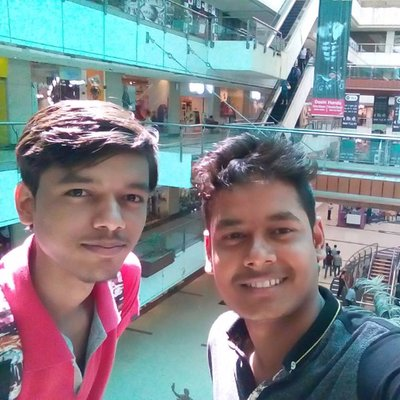
#> input picture myimage.jpg, 400 x 400 px, given in place of the camera
$ python image_filters_opencv.py
#> lines starting #> are read from the running program, lines starting #| are printed output that depends on the picture; after the words box and inside, x2 and y2 are one past the last pixel; in counts of white or black regions, pixels touching at a corner belong together
import cv2
import numpy as np
cap = cv2.VideoCapture(0)
while(1):
    # Take each frame
    _, frame = cap.read()
#> frame is the input picture: shape (400, 400, 3); mean B, G, R 142.2, 136.1, 131.1
    # Convert BGR to HSV
    hsv = cv2.cvtColor(frame, cv2.COLOR_BGR2HSV)
#> hsv: shape (400, 400, 3); mean H, S, V 89.6, 79.1, 159.6
    # define range of blue color in HSV
##    lower_blue = np.array([110,50,50])
##    upper_blue = np.array([130,255,255])
    sensitivity = 60;
    lower_blue = np.array([60 - sensitivity, 100, 50])
    upper_blue = np.array([60 + sensitivity, 255, 255])
    # Threshold the HSV image to get only blue colors
    mask = cv2.inRange(hsv, lower_blue, upper_blue)
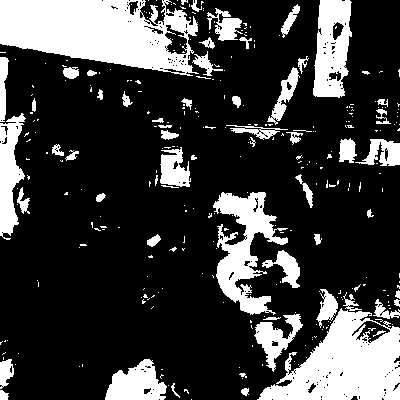
#> mask: shape (400, 400); 23.9% white; 313 white regions (253 under 20 px), largest, box (x1, y1, x2, y2) and area: (0, 0, 199, 76) 10246, (257, 308, 400, 400) 7544, (213, 192, 288, 315) 3977
    # Bitwise-AND mask and original image
    res = cv2.bitwise_and(frame,frame, mask= mask)
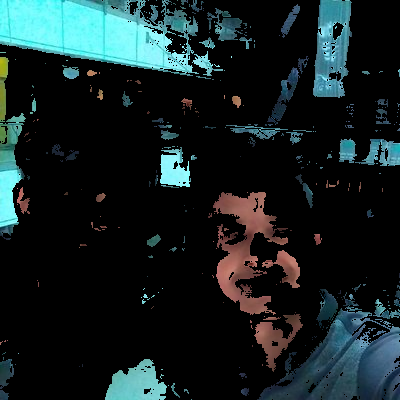
#> res: shape (400, 400, 3); mean B, G, R 35.5, 34.3, 21.6
    cv2.imshow('frame',frame)
    cv2.imshow('mask',mask)
    cv2.imshow('res',res)
    k = cv2.waitKey(5) & 0xFF
#> (key Esc is pressed here)
    if k == 27:
        break
cv2.destroyAllWindows()

$ run again, on sample1.jpg
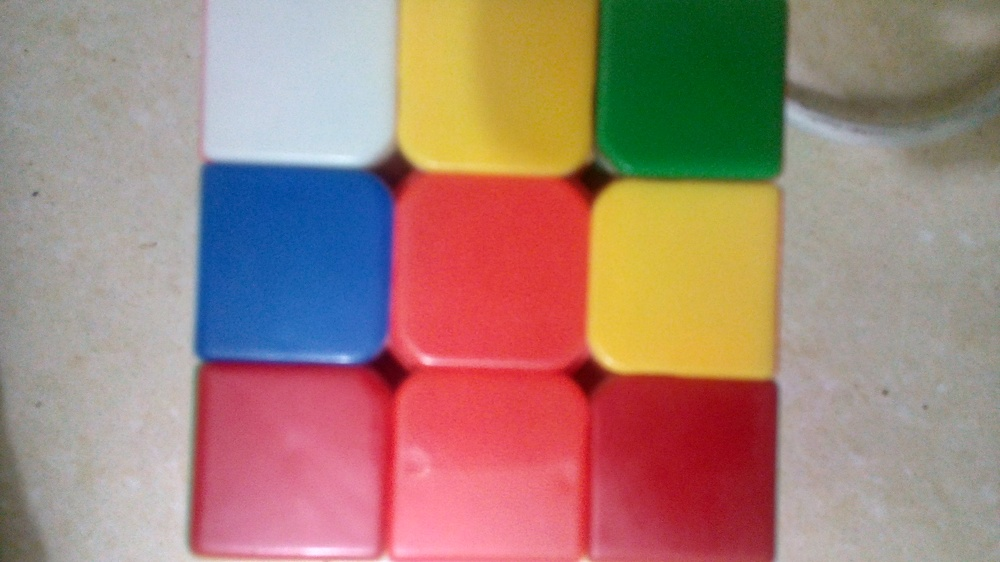
#> input picture sample1.jpg, 1000 x 562 px, shrunk from 3328 x 1872 before the run, given in place of the camera
#> frame is the input picture: shape (562, 1000, 3); mean B, G, R 120.7, 131, 163.1
#> hsv: shape (562, 1000, 3); mean H, S, V 76.2, 105.5, 178.8
#> `mask = cv2.inRange(hsv, lower_blue, upper_blue)`:
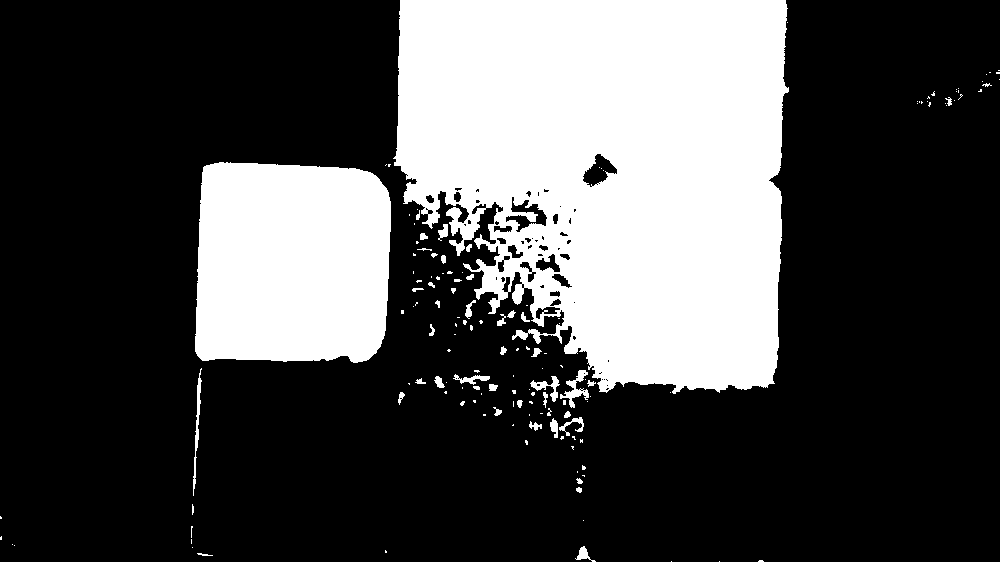
#> mask: shape (562, 1000); 29% white; 149 white regions (104 under 20 px), largest, box (x1, y1, x2, y2) and area: (393, 0, 789, 394) 123019, (195, 162, 391, 363) 36553, (560, 370, 589, 408) 376
#> `res = cv2.bitwise_and(frame,frame, mask= mask)`:
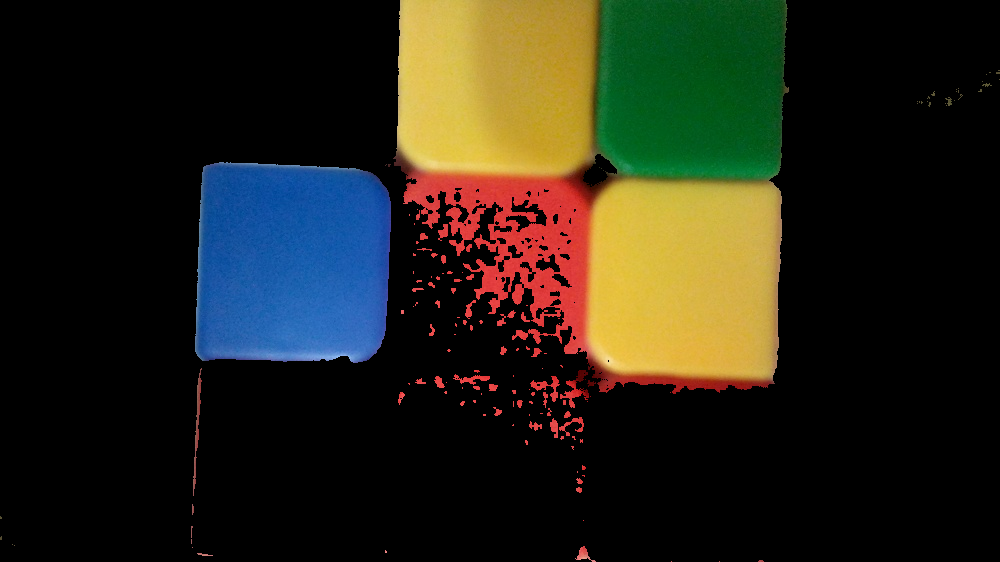
#> res: shape (562, 1000, 3); mean B, G, R 23.3, 35.7, 37

$ run again, on sample3.jpg
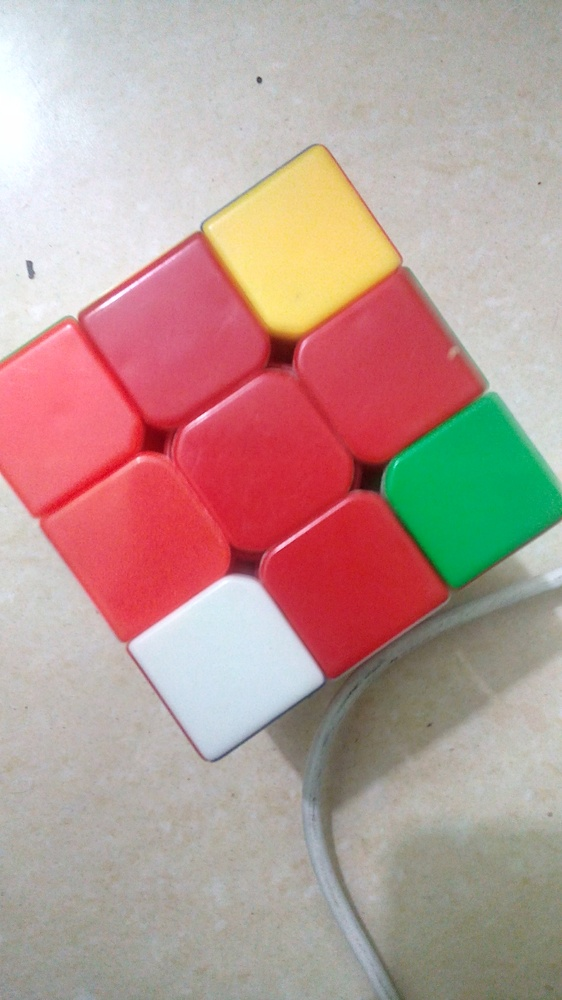
#> input picture sample3.jpg, 562 x 1000 px, shrunk from 1872 x 3328 before the run, given in place of the camera
#> frame is the input picture: shape (1000, 562, 3); mean B, G, R 149.5, 155.3, 184.2
#> hsv: shape (1000, 562, 3); mean H, S, V 76.1, 66.7, 192.5
#> `mask = cv2.inRange(hsv, lower_blue, upper_blue)`:
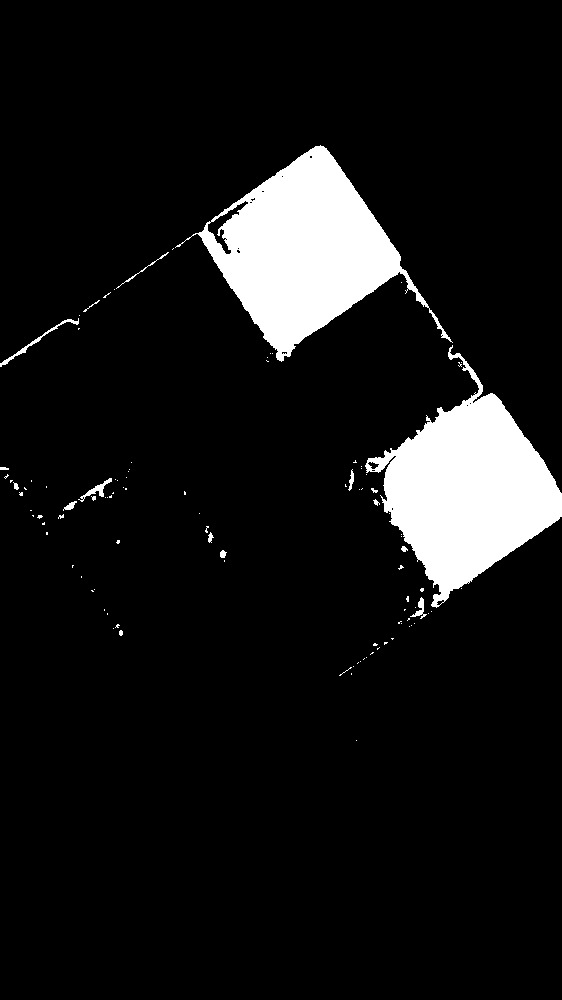
#> mask: shape (1000, 562); 8.7% white; 104 white regions (87 under 20 px), largest, box (x1, y1, x2, y2) and area: (175, 145, 453, 362) 23729, (365, 345, 562, 608) 23518, (0, 318, 79, 367) 277
#> `res = cv2.bitwise_and(frame,frame, mask= mask)`:
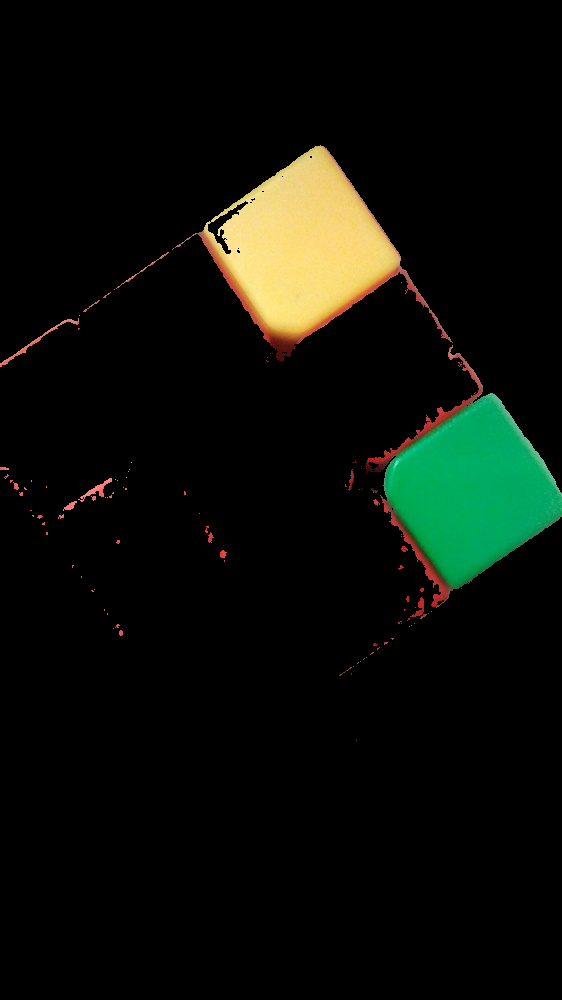
#> res: shape (1000, 562, 3); mean B, G, R 8.8, 15.2, 11.4
